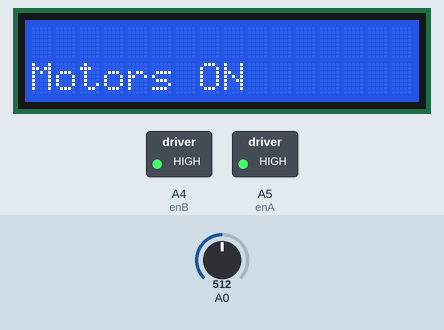
The sketch below on a simulated Arduino Uno, built with avr-gcc and run on an emulated ATmega328P. On the bench: 16×2 character LCD, switched loads named in the sketch (green lamp = pin HIGH). The inputs (shaded band) are chosen by the test bench; at power-on: A0 = 512. What the sketch prints to the serial monitor is not drawn.

Above: at 1.2 s.
1.3 s: A0 set to 390
At 2.3 s:
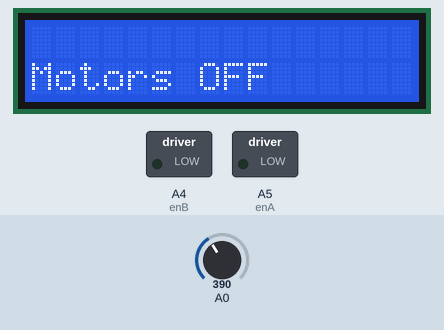
8.5 s: A0 set to 419
At 14.4 s:
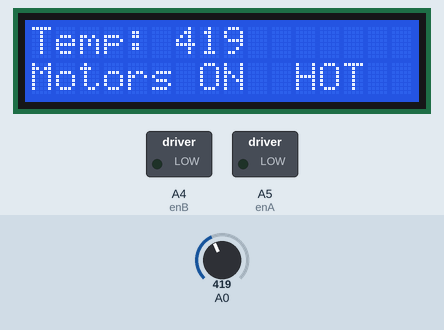
14.5 s: A0 set to 511
At 19.9 s:
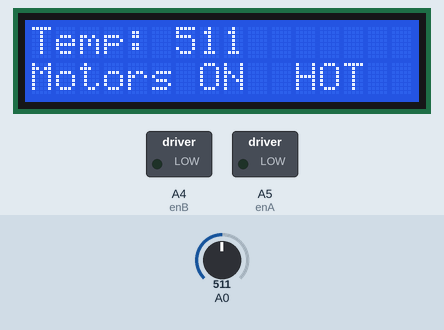
Timing chart, 0 to 26.6 s (numbered marks = the images above; inputs shaded):
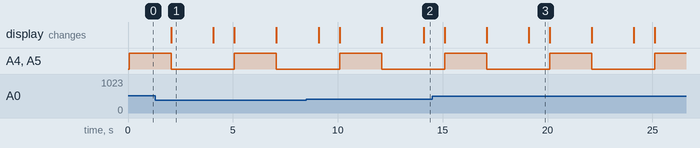

The sketch:

capstone_test_v3_20250331013531.ino
```cpp
#include <LiquidCrystal.h>
#include <Adafruit_MotorShield.h>

// pin list
// --------
// A0 - temp probe voltage
// A4 - enable motor A
// A5 - enable motor B
// 5V
// GND
// D4 - DB4
// D5 - DB5
// D6 - DB6
// D7 - DB7
// D11 - RS (LCD)
// D12 - E (LCD)
// D2 - power

int temp;
byte i;
const int pwr = 2;
int enA = A5, enB = A4; // enables forward motion w pins set to high
const int RS = 11, E = 12, D4 = 4, D5 = 5, D6 = 6, D7 = 7;

LiquidCrystal lcd(RS, E, D4, D5, D6, D7);

void setup() {

  lcd.begin(16, 2);
  Serial.begin(9600);

  pinMode(A0, INPUT);
  pinMode(enA, OUTPUT); // motor
  pinMode(enB, OUTPUT); // pump

  digitalWrite(enA, HIGH);
  digitalWrite(enB, HIGH);

  // power button funct. 1/2
  // pinMode( ? , OUTPUT);
  // digitalWrite( ? , HIGH);

  // customa character
  byte flame[8] = {
    0b00100,
    0b01100,
    0b11000,
    0b11010,
    0b11001,
    0b11111,
    0b11111,
    0b01110
  };
  lcd.createChar(0, flame);

  i = 0;
}


void loop() {

  temp = analogRead(A0);

// test {

  digitalWrite(enA, HIGH);
  digitalWrite(enB, HIGH);

  lcd.setCursor(0,  1);
  lcd.print("Motors ON");

  delay(2000);

  digitalWrite(enA, LOW);
  digitalWrite(enB, LOW);

  lcd.setCursor(0,  1);
  lcd.print("Motors OFF");

  delay(2000);

// }

  // lcd temp display funct.
  lcd.clear();
  lcd.setCursor(0, 0);

  lcd.print("Temp: ");

  lcd.setCursor(6, 0);
  lcd.print(temp);

  lcd.setCursor(0,  1);
  lcd.print("Motors ON");


  // power button funct. 2/2
  // digitalWrite( ? , HIGH);

  // hot or not funct
  if (temp > 400) {

    lcd.setCursor(11, 1);
    lcd.print("HOT");
    lcd.setCursor(15, 1);
    lcd.write(byte(1));
  };

  Serial.println(temp);

  delay(1000);

  lcd.clear();
  lcd.setCursor(0, 0);
  i += 1;
}
```

Measured:
- the behaviour switches between 400 and 401 on A0 (found by bisection; images 1 and 2)
- after the input at 8.5 s, the display: first differs from a run without the input after 5.6 s (image 2)
- by itself, A4 (enB), A5 (enA): alternates HIGH for 2.0 s and LOW for 3.0 s
- what the display in image 1 shows lasts 2.0 s, from 2.1 s to 4.1 s
- what the display in image 3 shows lasts 1.0 s, from 19.1 s to 20.1 s
